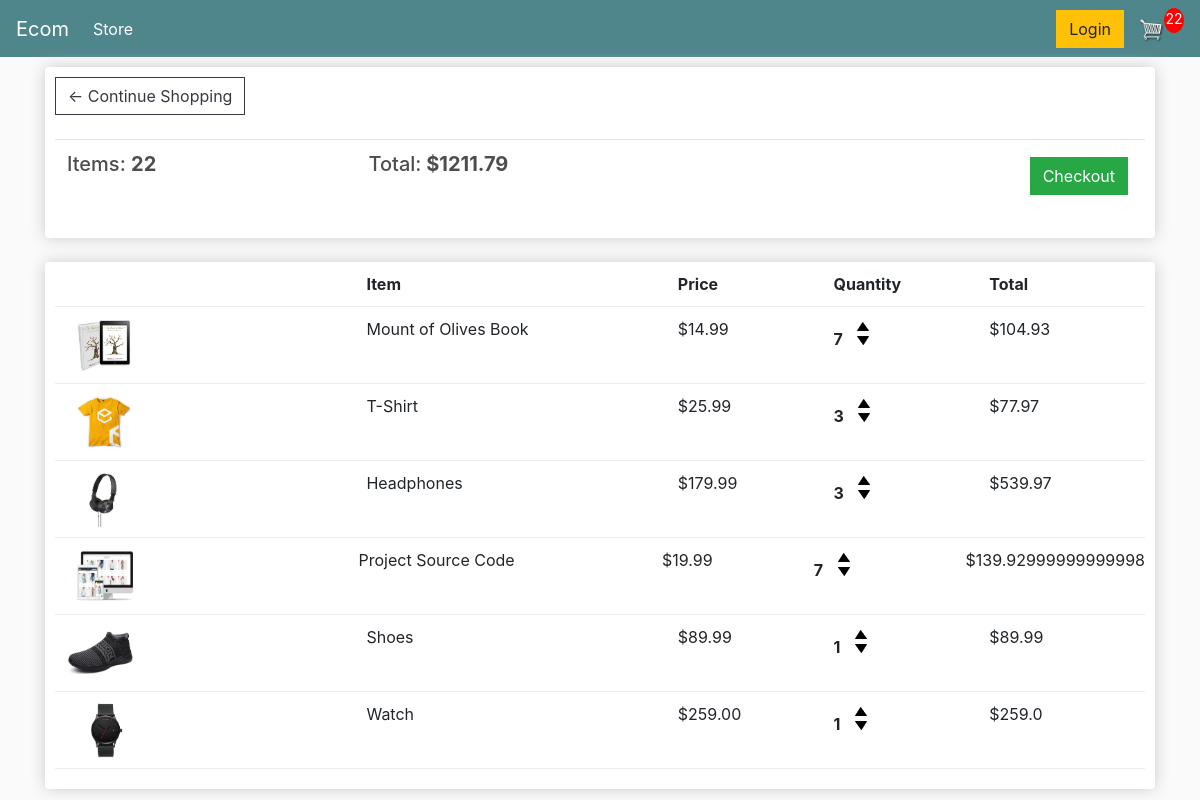
The app's page /cart/ (signed in), older data.
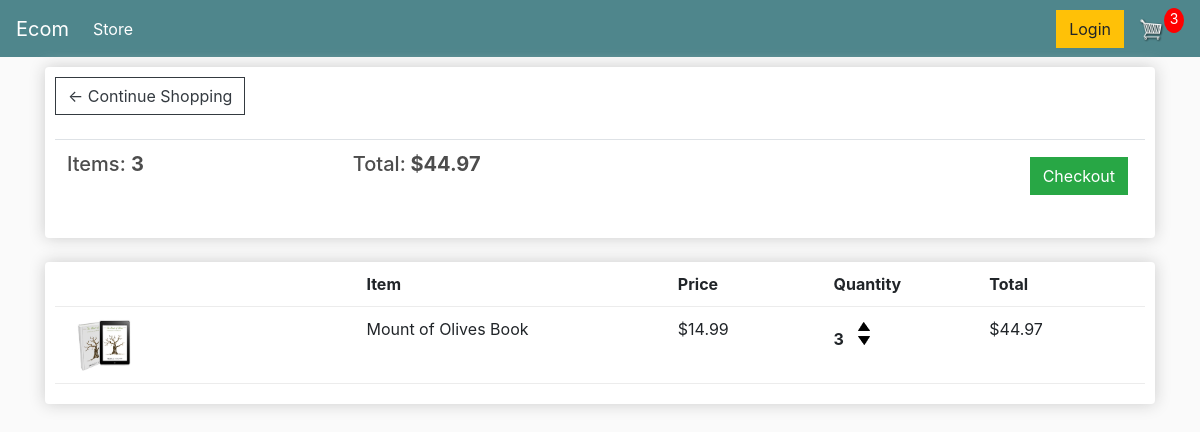
The same page, newer data.
### store/models.py (models this page shows, shortened)
class Order(models.Model):
	customer = models.ForeignKey(Customer, on_delete=models.SET_NULL, null=True, blank=True)
	date_ordered = models.DateTimeField(auto_now_add=True)
	complete = models.BooleanField(default=False)
	transaction_id = models.CharField(max_length=100, null=True)
	@property
	def get_cart_total(self):
		orderitems = self.orderitem_set.all()
		total = sum([item.get_total for item in orderitems])
		return total
	@property
	def get_cart_items(self):
		orderitems = self.orderitem_set.all()
		total = sum([item.quantity for item in orderitems])
		return total

class OrderItem(models.Model):
	product = models.ForeignKey(Product, on_delete=models.SET_NULL, null=True)
	order = models.ForeignKey(Order, on_delete=models.SET_NULL, null=True)
	quantity = models.IntegerField(default=0, null=True, blank=True)
	date_added = models.DateTimeField(auto_now_add=True)
	@property
	def get_total(self):
		total = self.product.price * self.quantity
		return total

class Product(models.Model):
	name = models.CharField(max_length=200)
	price = models.FloatField()
	digital = models.BooleanField(default=False,null=True, blank=True)
	image = models.ImageField(null=True, blank=True)
	@property
	def imageURL(self):
		try:
			url = self.image.url
		except:
			url = ''
		return url

### store/views.py (the view)
# urls.py: path('cart/', views.cart, name="cart"),
def cart(request):
    if request.user.is_authenticated:
        customer = request.user.customer
        order, customer = Order.objects.get_or_create(customer=customer, complete=False)
        items = order.orderitem_set.all()
        cartItems = order.get_cart_items
    else:
        items = []
        order={'get_cart_total':0, 'get_cart_items':0, 'shipping':False}
        cartItems = order['get_cart_items']
    context = {'items': items, 'order':order, 'cartItems':cartItems}
    return render(request, 'store/cart.html', context)

### store/templates/store/cart.html (shortened to what this page needs)
{% extends 'store/main.html' %} {% load static %} {% block content %}
<div class="row">
  <div class="col-lg-12">
    <div class="box-element">
      <a class="btn btn-outline-dark" href="{% url 'store' %}"
        >&#x2190; Continue Shopping</a
      >
      <br />
      <br />
      <table class="table">
        <tr>
          <th>
            <h5>Items: <strong>{{order.get_cart_items}}</strong></h5>
          </th>
          <th>
            <h5>
              Total:<strong> ${{order.get_cart_total|floatformat:2}}</strong>
            </h5>
          </th>
          <th>
            <a
              style="float: right; margin: 5px"
              class="btn btn-success"
              href="{% url 'checkout' %}"
              >Checkout</a
            >
          </th>
        </tr>
      </table>
    </div>
    <br />
    <div class="box-element">
      <div class="cart-row">
        <div style="flex: 2"></div>
        <div style="flex: 2"><strong>Item</strong></div>
        <div style="flex: 1"><strong>Price</strong></div>
        <div style="flex: 1"><strong>Quantity</strong></div>
        <div style="flex: 1"><strong>Total</strong></div>
      </div>
      {% for item in items %}
      <div class="cart-row">
        <div style="flex: 2">
          <img class="row-image" src="{{ item.product.imageURL }}" />
        </div>
        <div style="flex: 2"><p>{{item.product.name}}</p></div>
        <div style="flex: 1"><p>${{item.product.price|floatformat:2}}</p></div>
        <div style="flex: 1">
          <p class="quantity">{{item.quantity}}</p>
          <div class="quantity">
            <img
              data-product="{{item.product.id}}"
              data-action="add"
              class="chg-quantity update-cart"
              src="{% static  'images/arrow-up.png' %}"
            />
            <img
              data-product="{{item.product.id}}"
              data-action="remove"
              class="chg-quantity update-cart"
              src="{% static  'images/arrow-down.png' %}"
            />
          </div>
        </div>
        <div style="flex: 1"><p>${{item.get_total}}</p></div>
      </div>
      {% endfor %}
    </div>
  </div>
  {% endblock content %}

Row changes from the older to the newer data that the page shows:
removed OrderItem: product.imageURL (picture), product.name "T-Shirt", product.price "25.99", quantity "3", get_total "77.97"
removed OrderItem: product.imageURL (picture), product.name "Headphones", product.price "179.99", quantity "3", get_total "539.97"
removed OrderItem: product.imageURL (picture), product.name "Project Source Code", product.price "19.99", quantity "7", get_total "139.92999999999998"
removed OrderItem: product.imageURL (picture), product.name "Shoes", product.price "89.99", quantity "1", get_total "89.99"
removed OrderItem: product.imageURL (picture), product.name "Watch", product.price "259.00", quantity "1", get_total "259.0"
changed through a linked row, Order: get_cart_items "22" → "3"; get_cart_total "1211.79" → "44.97"
changed OrderItem "Mount of Olives Book": quantity "7" → "3"; get_total "104.93" → "44.97"
Text that changed along with them:
{{ cartItems }}: "22" → "3"
